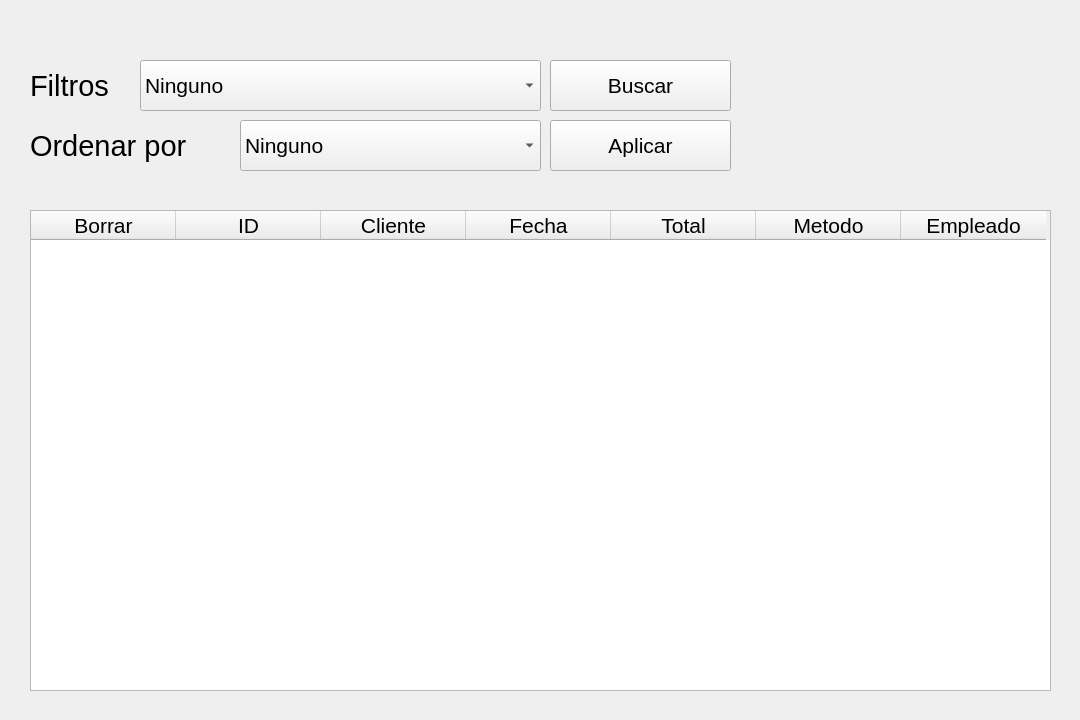
<?xml version="1.0" encoding="UTF-8"?>
<ui version="4.0">
 <class>MainWindow</class>
 <widget class="QMainWindow" name="MainWindow">
  <property name="enabled">
   <bool>true</bool>
  </property>
  <property name="geometry">
   <rect>
    <x>0</x>
    <y>0</y>
    <width>1080</width>
    <height>720</height>
   </rect>
  </property>
  <property name="windowTitle">
   <string>MainWindow</string>
  </property>
  <widget class="QWidget" name="centralwidget">
   <widget class="QLabel" name="label_3">
    <property name="geometry">
     <rect>
      <x>750</x>
      <y>40</y>
      <width>291</width>
      <height>151</height>
     </rect>
    </property>
    <property name="font">
     <font>
      <pointsize>16</pointsize>
     </font>
    </property>
    <property name="text">
     <string/>
    </property>
    <property name="pixmap">
     <pixmap>:/prefijoNuevo/s.png</pixmap>
    </property>
    <property name="scaledContents">
     <bool>true</bool>
    </property>
   </widget>
   <widget class="QPushButton" name="pushButton_5">
    <property name="geometry">
     <rect>
      <x>550</x>
      <y>60</y>
      <width>181</width>
      <height>51</height>
     </rect>
    </property>
    <property name="font">
     <font>
      <pointsize>16</pointsize>
     </font>
    </property>
    <property name="text">
     <string>Buscar</string>
    </property>
   </widget>
   <widget class="QTableWidget" name="tableWidget">
    <property name="geometry">
     <rect>
      <x>30</x>
      <y>210</y>
      <width>1021</width>
      <height>481</height>
     </rect>
    </property>
    <property name="font">
     <font>
      <family>MS Shell Dlg 2</family>
      <pointsize>16</pointsize>
     </font>
    </property>
    <property name="sizeAdjustPolicy">
     <enum>QAbstractScrollArea::AdjustToContents</enum>
    </property>
    <property name="wordWrap">
     <bool>true</bool>
    </property>
    <attribute name="horizontalHeaderVisible">
     <bool>true</bool>
    </attribute>
    <attribute name="horizontalHeaderCascadingSectionResizes">
     <bool>true</bool>
    </attribute>
    <attribute name="horizontalHeaderMinimumSectionSize">
     <number>145</number>
    </attribute>
    <attribute name="horizontalHeaderDefaultSectionSize">
     <number>145</number>
    </attribute>
    <attribute name="horizontalHeaderHighlightSections">
     <bool>true</bool>
    </attribute>
    <attribute name="horizontalHeaderStretchLastSection">
     <bool>false</bool>
    </attribute>
    <column>
     <property name="text">
      <string>Borrar</string>
     </property>
    </column>
    <column>
     <property name="text">
      <string>ID</string>
     </property>
    </column>
    <column>
     <property name="text">
      <string>Cliente</string>
     </property>
    </column>
    <column>
     <property name="text">
      <string>Fecha</string>
     </property>
    </column>
    <column>
     <property name="text">
      <string>Total</string>
     </property>
    </column>
    <column>
     <property name="text">
      <string>Metodo</string>
     </property>
    </column>
    <column>
     <property name="text">
      <string>Empleado</string>
     </property>
    </column>
   </widget>
   <widget class="QPushButton" name="pushButton_6">
    <property name="geometry">
     <rect>
      <x>550</x>
      <y>120</y>
      <width>181</width>
      <height>51</height>
     </rect>
    </property>
    <property name="font">
     <font>
      <pointsize>16</pointsize>
     </font>
    </property>
    <property name="text">
     <string>Aplicar</string>
    </property>
   </widget>
   <widget class="QLabel" name="label_2">
    <property name="geometry">
     <rect>
      <x>30</x>
      <y>60</y>
      <width>101</width>
      <height>51</height>
     </rect>
    </property>
    <property name="font">
     <font>
      <pointsize>22</pointsize>
     </font>
    </property>
    <property name="text">
     <string>Filtros</string>
    </property>
   </widget>
   <widget class="QComboBox" name="comboBox">
    <property name="geometry">
     <rect>
      <x>140</x>
      <y>60</y>
      <width>401</width>
      <height>51</height>
     </rect>
    </property>
    <property name="font">
     <font>
      <pointsize>16</pointsize>
     </font>
    </property>
    <property name="sizeAdjustPolicy">
     <enum>QComboBox::AdjustToContentsOnFirstShow</enum>
    </property>
    <item>
     <property name="text">
      <string>Ninguno</string>
     </property>
    </item>
   </widget>
   <widget class="QLabel" name="label_4">
    <property name="geometry">
     <rect>
      <x>30</x>
      <y>120</y>
      <width>211</width>
      <height>51</height>
     </rect>
    </property>
    <property name="font">
     <font>
      <pointsize>22</pointsize>
     </font>
    </property>
    <property name="text">
     <string>Ordenar por</string>
    </property>
   </widget>
   <widget class="QComboBox" name="comboBox_2">
    <property name="geometry">
     <rect>
      <x>240</x>
      <y>120</y>
      <width>301</width>
      <height>51</height>
     </rect>
    </property>
    <property name="font">
     <font>
      <pointsize>16</pointsize>
     </font>
    </property>
    <property name="sizeAdjustPolicy">
     <enum>QComboBox::AdjustToContentsOnFirstShow</enum>
    </property>
    <item>
     <property name="text">
      <string>Ninguno</string>
     </property>
    </item>
   </widget>
  </widget>
 </widget>
 <resources>
  <include location="../img/logo.qrc"/>
 </resources>
 <connections/>
</ui>
